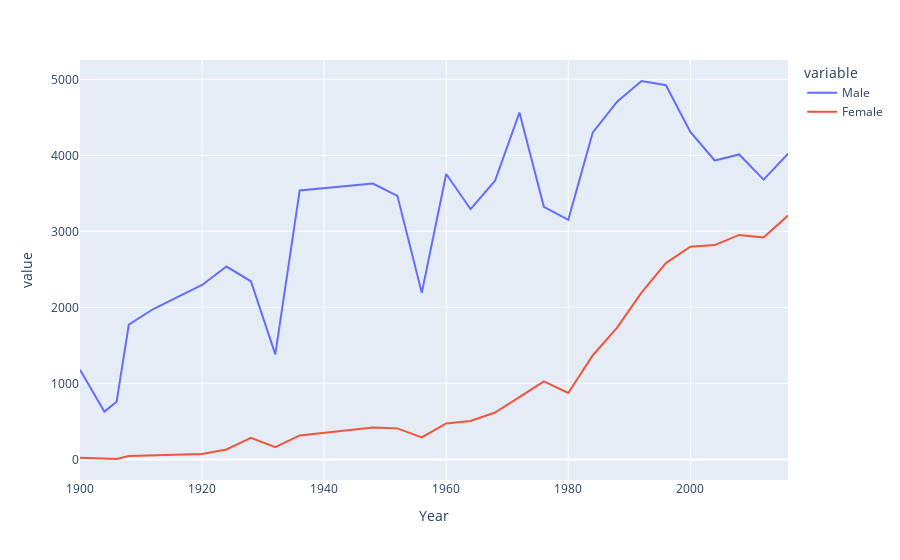

Source (notebook cell):
### Code cell
#Men vs Women participation in Olympics
import plotly.express as px
men = athlete_df[athlete_df['Sex'] == 'M'].groupby('Year')['Name'].size().reset_index()
women = athlete_df[athlete_df['Sex'] == 'F'].groupby('Year')['Name'].size().reset_index()
last = men.merge(women,on='Year')
last.rename(columns={'Name_x':'Male','Name_y':'Female'},inplace=True)
plt.figure(figsize=(20,30))
fig = px.line(last,x="Year",y=["Male","Female"])
fig.show()

### Figure 1 — Plotly figure (JSON) as saved in the notebook; plotly's stock layout.template omitted (floating-point values rounded to 4 significant figures)
{"data": [{"hovertemplate": "variable=Male<br>Year=%{x}<br>value=%{y}<extra></extra>", "legendgroup": "Male", "line": {"color": "#636efa", "dash": "solid"}, "marker": {"symbol": "circle"}, "mode": "lines", "name": "Male", "orientation": "v", "showlegend": true, "type": "scatter", "x": [1900, 1904, 1906, 1908, 1912, 1920, 1924, 1928, 1932, 1936, 1948, 1952, 1956, 1960, 1964, 1968, 1972, 1976, 1980, 1984, 1988, 1992, 1996, 2000, 2004, 2008, 2012, 2016], "xaxis": "x", "y": [1181, 629, 759, 1773, 1979, 2296, 2538, 2344, 1383, 3540, 3630, 3468, 2193, 3755, 3292, 3667, 4564, 3324, 3152, 4299, 4706, 4979, 4924, 4308, 3933, 4013, 3681, 4023], "yaxis": "y"}, {"hovertemplate": "variable=Female<br>Year=%{x}<br>value=%{y}<extra></extra>", "legendgroup": "Female", "line": {"color": "#EF553B", "dash": "solid"}, "marker": {"symbol": "circle"}, "mode": "lines", "name": "Female", "orientation": "v", "showlegend": true, "type": "scatter", "x": [1900, 1904, 1906, 1908, 1912, 1920, 1924, 1928, 1932, 1936, 1948, 1952, 1956, 1960, 1964, 1968, 1972, 1976, 1980, 1984, 1988, 1992, 1996, 2000, 2004, 2008, 2012, 2016], "xaxis": "x", "y": [23, 6, 6, 44, 53, 73, 132, 285, 162, 316, 420, 409, 289, 473, 507, 617, 819, 1028, 875, 1368, 1735, 2194, 2584, 2798, 2820, 2954, 2919, 3209], "yaxis": "y"}], "layout": {"autosize": true, "legend": {"title": {"text": "variable"}, "tracegroupgap": 0}, "margin": {"t": 60}, "xaxis": {"anchor": "y", "autorange": true, "domain": [0, 1], "range": [1900, 2016], "title": {"text": "Year"}, "type": "linear"}, "yaxis": {"anchor": "x", "autorange": true, "domain": [0, 1], "range": [-270.3, 5255.0], "title": {"text": "value"}, "type": "linear"}}}
